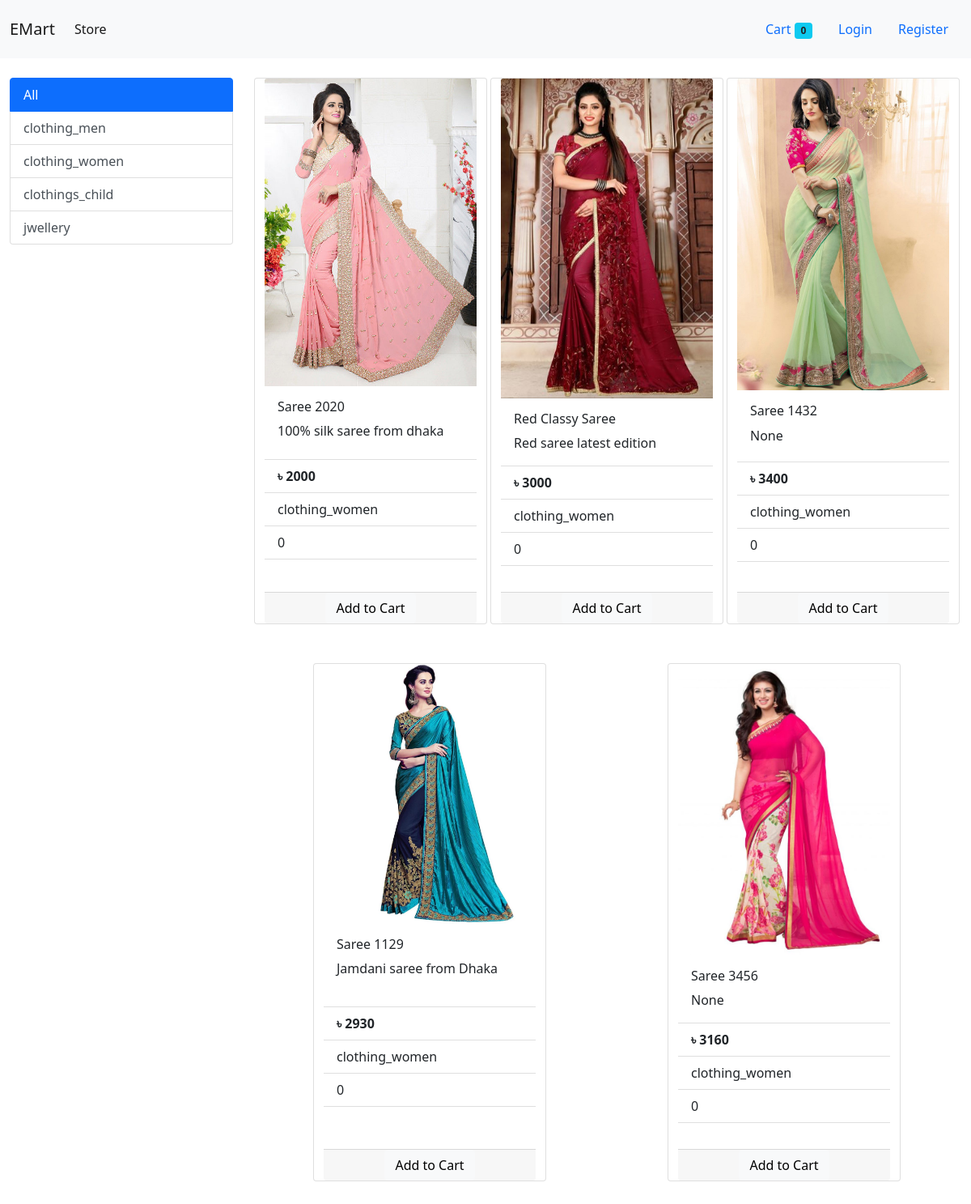
The app's page /?category=2 with its own data.
### MStore/models/categoryModel.py (models this page shows)
class Category(models.Model):
    name = models.CharField(max_length=50)
    @staticmethod
    def get_all_catrgories():
        return Category.objects.all()
    def __str__(self):
        return self.name

### MStore/models/productModel.py (models this page shows, shortened)
class ProductModel(models.Model):
    name = models.CharField(max_length=70)
    category = models.ForeignKey(Category, on_delete= models.CASCADE, default=1)
    brand = models.CharField(max_length=50, default='')
    price = models.IntegerField(default=0)
    description = models.CharField(max_length=200, default='', null=True, blank=True)
    image = models.ImageField(upload_to='Uploads/products/')
    rating = models.IntegerField(default=0)
    @staticmethod
    def get_all_product_byCategoryId(category_id):
        if category_id:
            return ProductModel.objects.filter(category= category_id)
        else:
            return ProductModel.objects.all()

### MStore/views/home.py (the view, shortened to what this page needs)
# urls.py: path('', home.Index.as_view(), name='homepage'),
class Index(View):
    def get(self, request):
        cart = request.session.get('cart')
        if not cart:
            request.session['cart'] = {}
        products = None
        categories = Category.get_all_catrgories()
        categoryId = request.GET.get('category')
        if categoryId:
            products = ProductModel.get_all_product_byCategoryId(categoryId)
        else:
            products = ProductModel.get_all_product()
        data = {}
        data['products'] = products
        data['categories'] = categories
        return render(request, 'index.html', data)

### MStore/templatetags/cart.py (called while the page is built)
@register.filter(name ='is_in_cart')
def is_in_cart(product, cart):
    keys = cart.keys()
    if str(product.id) in keys:
        return True
    return False

### MStore/templatetags/custom_filter.py (called while the page is built)
@register.filter(name ='currency_sign')
def currency_sign(currency):
    return '৳ '+str(currency)

### MStore/templates/index.html (shortened to what this page needs)
{% extends 'base.html' %}
{% load cart %}
{% load custom_filter %}
{% block content%}
<div class="container-fluid mt-4">
  <div class="row">
  <div class="col-lg-3 mx-auto">
    <div class="list-group">
        <a href="/" class="list-group-item list-group-item-action active">All</a>
        {% for category in categories%}
      <a href="/?category={{category.id}}" class="list-group-item list-group-item-action">{{category.name}}</a>
        {% endfor %}
    </div>
  </div>
    <div id='products' class="col-lg-9 mx-auto">
      <div class="row mx-auto ">
        {% for product in products%}
         <div class="card mx-auto mb-5" id="{{product.id}}" style="width: 18rem;">
         <img src="{{product.image.url}}" class="card-img-top" alt="...">
         <div class="card-body">
           <h6 class="card-title">{{product.name}}</h6>
           <p class="card-text">{{product.description}}</p>
         </div>
         <ul class="list-group list-group-flush">
           <li class="list-group-item"><b>{{product.price|currency_sign}}</b></li>
           <li class="list-group-item">{{product.category}}</li>
           <li class="list-group-item">{{product.rating}}</li>
         </ul>
         <div class="card-body">
         </div>
         <div class="card-footer p-0 no-gutters">
          {% if product|is_in_cart:request.session.cart %}
          <div class="row no-gutters">
            <form action="/#{{product.id}}" method="POST" class="col-2">
              {% csrf_token %}
                <input hidden type="text" name="product_id" value="{{product.id}}">
                <input hidden type="text" name="removeitem" value="True">
                <input type="submit" value="-" class="btn btn-block btn-info">
            </form>
            <div class="text-center col">{{ product|cart_product_quantity:request.session.cart }} items added</div>
              <form action="/#{{product.id}}" method="POST" class="col-2">
                {% csrf_token %}
                  <input hidden type="text" name="product_id" value="{{product.id}}">
                  <input type="submit" value="+" class="btn btn-block btn-success">
              </form>
         </div>
          {% else %}
          <form action="/#{{product.id}}" method="POST" class="text-center">
            <input  type="submit" class="btn btn-light btn" value="Add to Cart">
        </form>
          {% endif %}
         </div>
       </div>
       {% endfor %}
       </div>
    </div>
</div>
</div>
{% endblock %}

### records on screen
Category: name "clothing_men"
Category: name "clothing_women"
Category: name "clothings_child"
Category: name "jwellery"
ProductModel: image (picture), name "Saree 2020", description "100% silk saree from dhaka", price "৳ 2000", category "clothing_women", rating "0"
ProductModel: image (picture), name "Red Classy Saree", description "Red saree latest edition", price "৳ 3000", category "clothing_women", rating "0"
ProductModel: image (picture), name "Saree 1432", description "None", price "৳ 3400", category "clothing_women", rating "0"
ProductModel: image (picture), name "Saree 1129", description "Jamdani saree from Dhaka", price "৳ 2930", category "clothing_women", rating "0"
ProductModel: image (picture), name "Saree 3456", description "None", price "৳ 3160", category "clothing_women", rating "0"

### other values on screen
{{ request.session.cart.keys|length }} "0"
